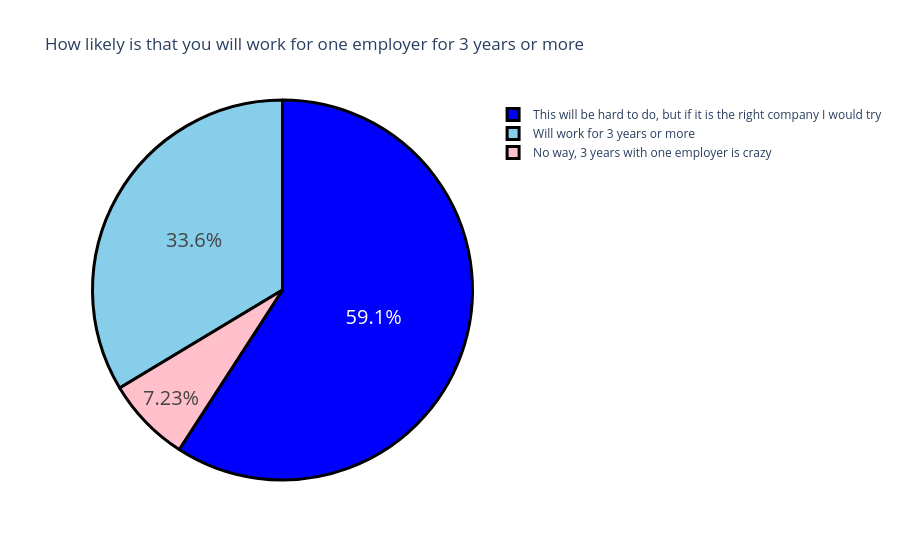

Write notebook code for a chart like this one.
### Code cell
question3 = "How likely is that you will work for one employer for 3 years or more ?"
question3 = data[question3].value_counts()
label = question3.index
counts = question3.values
colors = ['blue', 'skyblue','pink']
fig= go.Figure(data = [go.Pie(labels  = label, values = counts)])
fig.update_layout(title_text = 'How likely is that you will work for one employer for 3 years or more')
fig.update_traces(hoverinfo ='label+value', textinfo = 'percent', textfont_size =20, marker =dict(colors = colors, line = dict(color= 'black', width=3)))
fig.show()

### Figure 1 — Plotly figure (JSON) as saved in the notebook; plotly's stock layout.template omitted (floating-point values rounded to 4 significant figures)
{"data": [{"hoverinfo": "label+value", "labels": ["This will be hard to do, but if it is the right company I would try", "Will work for 3 years or more", "No way, 3 years with one employer is crazy"], "marker": {"colors": ["blue", "skyblue", "pink"], "line": {"color": "black", "width": 3}}, "textfont": {"size": 20}, "textinfo": "percent", "type": "pie", "values": [139, 79, 17]}], "layout": {"autosize": true, "title": {"text": "How likely is that you will work for one employer for 3 years or more"}}}
